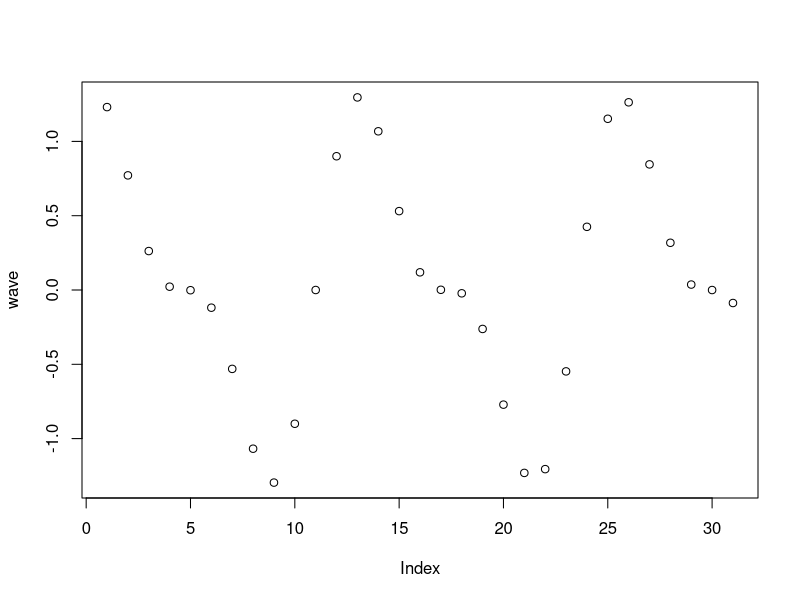

Here is the R script that generated this plot:
# Exercise 1: creating and operating on vectors

# Create a vector `names` that contains your name and the names of 2 people
# next to you. Print the vector.
names <- c("james", "mike", "bob")

# Use the colon operator : to create a vector `n` of numbers from 10:49
n <- c(10:49)

# Use the `length()` function to get the number of elements in `n`
length(n)

# Add 1 to each element in `n` and print the result
n <- n + 1

# Create a vector `m` that contains the numbers 10 to 1 (in that order).
# Hint: use the `seq()` function
m <- c(seq(10, 1))

# Subtract `m` FROM `n`. Note the recycling!
n - m

# Use the `seq()` function to produce a range of numbers from -5 to 10 in `0.1`
# increments. Store it in a variable `x_range`
x_range <- seq(-5,10,0.5)

# Create a vector `sin_wave` by calling the `sin()` function on each element
# in `x_range`.
sin_wave <- c(sin(x_range))


# Create a vector `cos_wave` by calling the `cos()` function on each element
# in `x_range`.
cos_wave <- c(cos(x_range))

# Create a vector `wave` by multiplying `sin_wave` and `cos_wave` together, then
# adding `sin_wave` to the product
wave <- c(sin_wave*cos_wave) + sin_wave

# Use the `plot()` function to plot your `wave`!
plot(wave)
